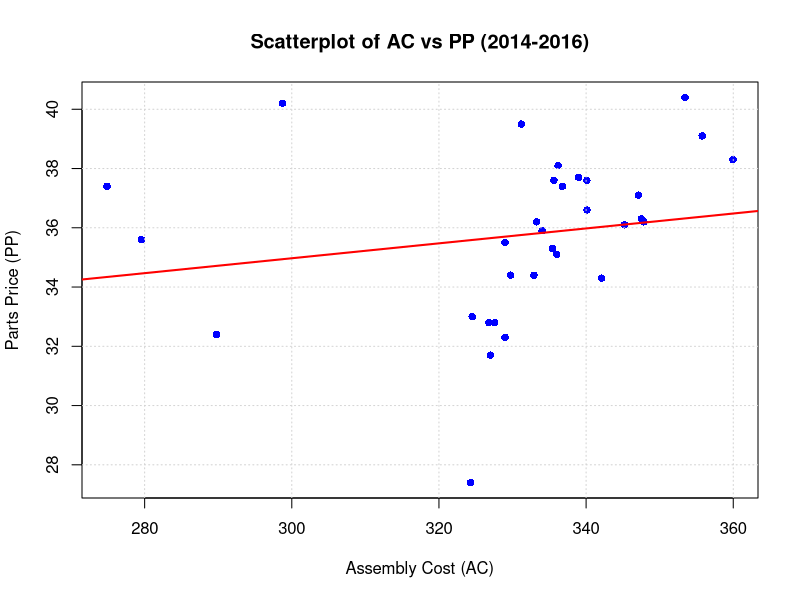

The R script that drew this image:
# install.packages("readxl")
# install.packages("ggplot2")
library(readxl)
library(ggplot2)

Stats <- read_excel("Computer_Stats.xlsx")
head(Stats)

print("mean AC_2014_16")
print(mean(Stats$AC_2014_16))

print("mean PP_2014_16")
print(mean(Stats$PP_2014_16))

print("mean AC_2017")
print(mean(Stats$AC_2017))

print("mean PP_2017")
print(mean(Stats$PP_2017))


print("median AC_2014_16")
print(median(Stats$AC_2014_16))

print("median PP_2014_16")
print(median(Stats$PP_2014_16))

print("median AC_2017")
print(median(Stats$AC_2017))

print("median PP_2017")
print(median(Stats$PP_2017))



find_mode <- function(x) {
    uniqx <- unique(x)
    uniqx[which.max(tabulate(match(x, uniqx)))]
}

# Now use it on your data

print("find_mode AC_2014_16")
print(find_mode(Stats$AC_2014_16))

print("find_mode PP_2014_16")
print(find_mode(Stats$PP_2014_16))

print("find_mode AC_2017")
print(find_mode(Stats$AC_2017))

print("find_mode PP_2017")
print(find_mode(Stats$PP_2017))

print("sd AC_2014_16")
print(sd(Stats$AC_2014_16))

print("sd PP_2014_16")
print(sd(Stats$PP_2014_16))

print("sd AC_2017")
print(sd(Stats$AC_2017))

print("sd PP_2017")
print(sd(Stats$PP_2017))



# 2
# Part a: Normal Distribution Analysis for AC_2014_16
# Calculate mean and standard deviation
mu <- mean(Stats$AC_2014_16)
sigma <- sd(Stats$AC_2014_16)

# Calculate proportion between $320 and $350
lower <- 320
upper <- 350
prop <- pnorm(upper, mu, sigma) - pnorm(lower, mu, sigma)

# Print results
print(paste("Mean (μ):", round(mu, 4)))
print(paste("Standard Deviation (σ):", round(sigma, 4)))
print(paste("Proportion between $320 and $350:", round(prop, 4)))

# Part b: Create scatterplot of AC vs PP
# Create the plot
plot(Stats$AC_2014_16, Stats$PP_2014_16,
    xlab = "Assembly Cost (AC)",
    ylab = "Parts Price (PP)",
    main = "Scatterplot of AC vs PP (2014-2016)",
    pch = 16, # solid circles
    col = "blue"
)

# Add a grid for better readability
grid()

# Optionally add a trend line
abline(lm(Stats$PP_2014_16 ~ Stats$AC_2014_16), col = "red", lwd = 2)

# D. Find proportion of days with PP ≥ 35.4%
good_pp_days <- sum(Stats$PP_2017 >= 35.4)
proportion_good_pp <- good_pp_days / length(Stats$PP_2017)

# E. Among good PP days, find proportion with AC ≤ $330
good_pp_indices <- Stats$PP_2017 >= 35.4
good_ac_among_good_pp <- sum(Stats$AC_2017[good_pp_indices] <= 330)
proportion_good_ac <- good_ac_among_good_pp / sum(good_pp_indices)

# Print results
print("D. Analysis of Profit Percentage:")
print(paste("Proportion of days with PP ≥ 35.4%:", round(proportion_good_pp, 4)))
print(paste("Number of days with PP ≥ 35.4%:", good_pp_days))

print("E. Analysis of Assembly Cost among good PP days:")
print(paste("Proportion of good PP days with AC ≤ $330:", round(proportion_good_ac, 4)))
print(paste("Number of days meeting both conditions:", good_ac_among_good_pp))


n <- length(Stats$AC_2014_16)
sample_mean <- mean(Stats$AC_2014_16)
sample_sd <- sd(Stats$AC_2014_16)

# For 95% confidence level, we use t-value with df = n-1
t_value <- qt(0.975, df = n - 1) # 0.975 because we want two-tailed 95%
# 0.05/2 = 0.025 => 0.95 + 0.025 == 0.975 for one side in two tailed

# Calculate margin of error
margin_of_error <- t_value * (sample_sd / sqrt(n))

# Calculate confidence interval
ci_lower <- sample_mean - margin_of_error
ci_upper <- sample_mean + margin_of_error

# Print results
print("Sample Size:")
print(n)
print("Sample Mean:")
print(sample_mean)
print("Sample Standard Deviation:")
print(sample_sd)
print("Margin of Error:")
print(margin_of_error)
print("95% Confidence Interval:")
print(c(ci_lower, ci_upper))


mean_2014_16 <- mean(Stats$AC_2014_16)
sd_2014_16 <- sd(Stats$AC_2014_16)

# Calculate 2017 sample statistics
mean_2017 <- mean(Stats$AC_2017)
sd_2017 <- sd(Stats$AC_2017)
n_2017 <- length(Stats$AC_2017)

# Perform one-sample t-test
t_test <- t.test(Stats$AC_2017, mu = mean_2014_16)

# Print results
print("2014-2016 Mean (H0):")
print(mean_2014_16)
print("2017 Sample Mean:")
print(mean_2017)
print("Sample Size 2017:")
print(n_2017)
print("T-test results:")
print(t_test)


# done
